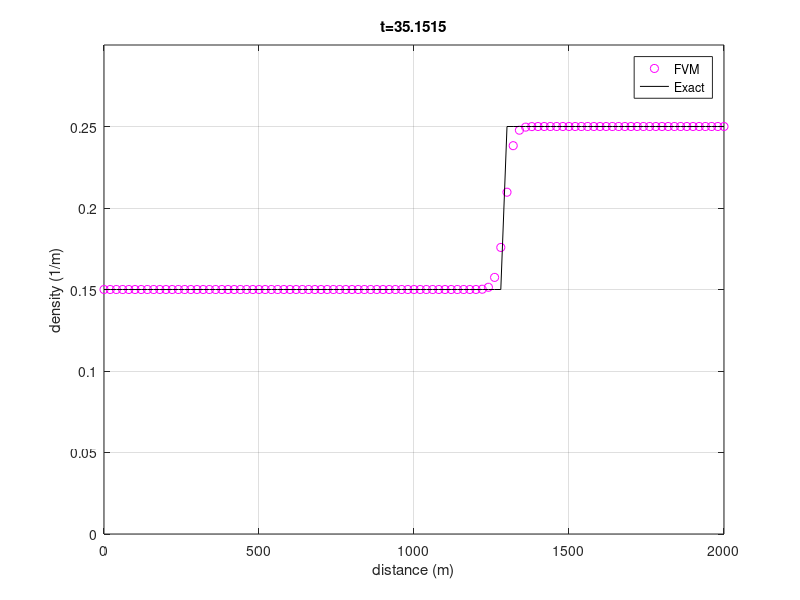

MATLAB code to generate this figure:
% Script: convect1d.m
clear all;

%set constants
v_max = 33; %m/s
p_max = 0.25; %1/m
p_L = 0.15;
p_R = 0.25;

% Set-up grid
xL = 0;
xR = 2000;
Nx = 100; % number of control volumes
x = linspace(xL,xR,Nx+1);
% Calculate midpoint values of x in each control volume
xmid = 0.5*(x(1:Nx) + x(2:Nx+1));



% Calculate cell size in control volumes (assumed equal)
dx = x(2) - x(1);
% Set shock velocity
a = ((1-p_L/p_max)*v_max*p_L - (1-p_R/p_max)*v_max*p_R)/(p_L-p_R);
% Set final time
tfinal = 35;
% Set timestep
CFL = 0.5;
dt = CFL*dx/v_max;
t=0;

% Set initial condition to Q0 = 0.15 1/m
P = 0.15*ones(size(xmid)); %1/m

%initialize size of exact solution array
P_Exact=zeros(size(P));
Q=zeros(1,length(P)+2);
% Loop until t > tfinal
while (t < tfinal)
Pbc = [p_L, P, p_R]; % This enforces the bc
% Calculate the flux at each interface
    for i=2:Nx+1
        s1 = (1-2*Pbc(i)/p_max)*v_max;
        s2 = (1-2*Pbc(i+1)/p_max)*v_max;
        if s1>=s2
            s_max=s1;
        else
            s_max=s2;
        end
        
        Q(i) = 0.5*(Pbc(i)*(1-Pbc(i)/p_max)*v_max+Pbc(i+1)*(1-Pbc(i+1)/p_max)*v_max)+ (s_max/2)*(Pbc(i)-Pbc(i+1));
    end
    
% Calculate rhs in each cell
R = Q(3:Nx+2) - Q(2:Nx+1);
% Forward Euler step
P = P - (dt/dx)*R;

%calculate exact solution at this time step
    for i=1:length(P_Exact)
        if ((dx*(i-1/2))-2000)/t < a
            P_Exact(i) = p_L;
        else
            P_Exact(i) = p_R;
        end
    end
    
% Increment time
t = t + dt;

% Plot current solution
figure(1)
clf
plot(x,[P, P(Nx)],'mo');
hold on;
plot(x,[P_Exact, P_Exact(Nx)],'k-');
axis([xL, xR, 0, 0.3]);
legend('FVM','Exact');
title(['t=',num2str(t)]);
ylabel('density (1/m)');
xlabel('distance (m)');
grid on;
drawnow;
hold off;
end
